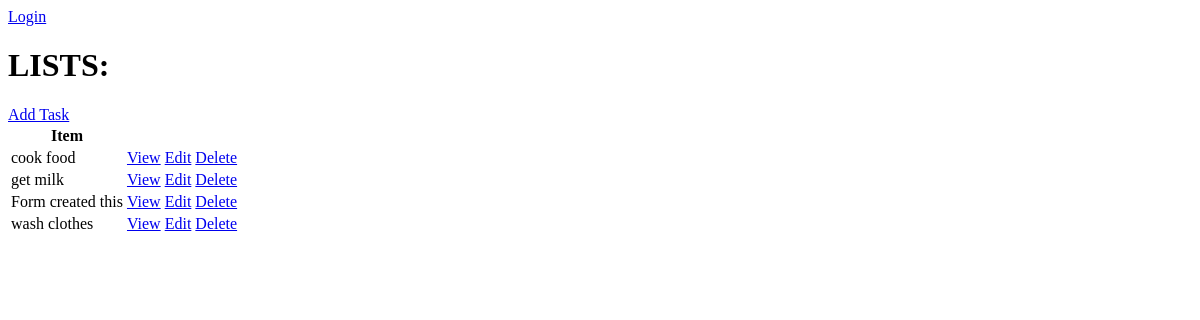
/, run on an earlier commit of the app's database.
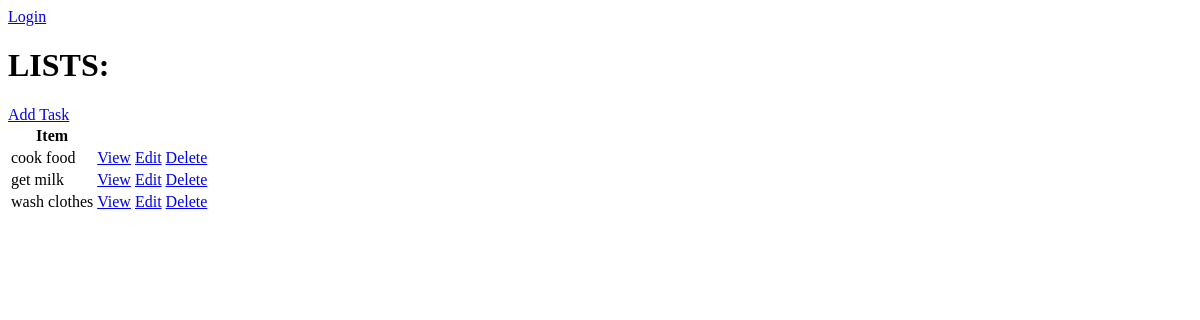
And on a later commit of the database.
### base/models.py (models this page shows, shortened)
class Task(models.Model):
    user = models.ForeignKey(User, on_delete=models.CASCADE, null=True, blank=True)
    title = models.CharField(max_length=200)
    description = models.TextField(null=True, blank=True)
    complete = models.BooleanField(default=False)
    created = models.DateTimeField(auto_now_add=True)
    class Meta:
        ordering=['complete']

### base/views.py (the view)
# urls.py: path('', TaskList.as_view(), name="tasklist"),
class TaskList(ListView):
    model=Task
    context_object_name='tasks'

### base/templates/base/task_list.html (shortened to what this page needs)
{% if request.user.is_authenticated %}
    <p>{{request.user}}</p>
    <form method="post" action="{% url 'logout' %}">
        {% csrf_token %}
        <button type="submit">Logout</button>
    </form>
{% else %}
    <a href="{% url 'login' %}"> Login </a>
{% endif %}
<h1> LISTS:</h1>
<a href="{% url 'task-create' %}">Add Task</a>
<table>
    <tr>
        <th>Item</th>
        <th></th>
    </tr>
    {% for task in tasks %}
    <tr>
        <td>
            {{task.title}}
        </td>
        <td>
            <a href="{% url 'task' task.id %}">View</a>
        </td>
        <td>
            <a href="{% url 'task-update' task.id %}">Edit</a>
        </td>
        <td>
            <a href="{% url 'task-delete' task.id %}">Delete</a>
        </td>
    </tr>
    {% empty%}
    <h3>No items in list</h3>
    {% endfor %}
</table>

What changed in the data, as far as the page shows it:
removed Task: title "Form created this"
